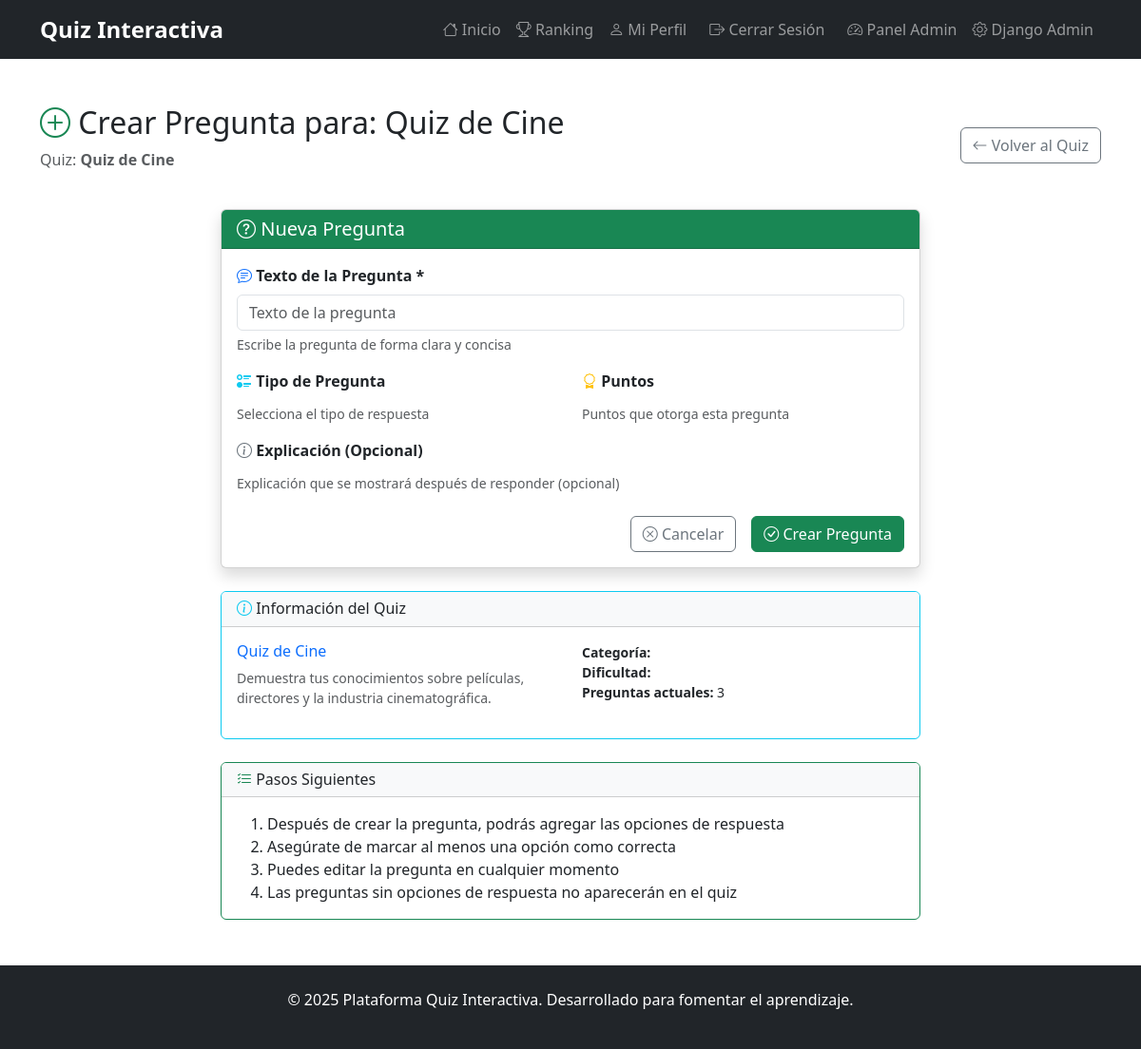
Page /admin-panel/quiz/20/pregunta/create/ (signed in) on the committed database.
### quizzes/models.py (models this page shows, shortened)
class Quiz(models.Model):
    titulo = models.CharField(max_length=200)
    descripcion = models.TextField(blank=True)
    fecha_creacion = models.DateTimeField(auto_now_add=True)
    activo = models.BooleanField(default=True)
    tiempo_limite = models.IntegerField(default=0, help_text="Tiempo en minutos (0 = sin límite)")

### quizzes/views.py (the view)
# urls.py: path('admin-panel/quiz/<int:quiz_id>/pregunta/create/', views.admin_pregunta_create, name='admin_pregunta_create'),
@user_passes_test(is_staff_user)
def admin_pregunta_create(request, quiz_id):
    quiz = get_object_or_404(Quiz, id=quiz_id)
    if request.method == 'POST':
        form = PreguntaForm(request.POST)
        if form.is_valid():
            pregunta = form.save(commit=False)
            pregunta.quiz = quiz
            pregunta.save()
            messages.success(request, 'Pregunta creada exitosamente.')
            return redirect('admin_pregunta_edit', pregunta_id=pregunta.id)
    else:
        form = PreguntaForm()
    return render(request, 'quizzes/admin/pregunta_form.html', {
        'form': form,
        'quiz': quiz,
        'title': f'Crear Pregunta para: {quiz.titulo}'
    })

### quizzes/forms.py
class PreguntaForm(forms.ModelForm):
    class Meta:
        model = Pregunta
        fields = ['texto']
        widgets = {
            'texto': forms.TextInput(attrs={'class': 'form-control', 'placeholder': 'Texto de la pregunta'}),
        }

### quizzes/views.py (called while the page is built)
def is_staff_user(user):
    return user.is_authenticated and user.is_staff

### quizzes/templates/quizzes/admin/pregunta_form.html (shortened to what this page needs)
{% extends 'base.html' %}
{% block content %}
<div class="container my-5">
    <div class="row mb-4">
        <div class="col-12">
            <div class="d-flex justify-content-between align-items-center">
                <div>
                    <h2><i class="bi bi-plus-circle text-success"></i> {{ title }}</h2>
                    <p class="text-muted">Quiz: <strong>{{ quiz.titulo }}</strong></p>
                </div>
                <div>
                    <a href="{% url 'admin_quiz_edit' quiz.id %}" class="btn btn-outline-secondary">
                        <i class="bi bi-arrow-left"></i> Volver al Quiz
                    </a>
                </div>
            </div>
        </div>
    </div>
    <div class="row justify-content-center">
        <div class="col-lg-8">
            <div class="card shadow">
                <div class="card-header bg-success text-white">
                    <h5 class="mb-0">
                        <i class="bi bi-question-circle"></i> Nueva Pregunta
                    </h5>
                </div>
                <div class="card-body">
                    <form method="post" novalidate>
                        <div class="mb-3">
                            <label for="{{ form.texto.id_for_label }}" class="form-label fw-bold">
                                <i class="bi bi-chat-text text-primary"></i> Texto de la Pregunta *
                            </label>
                            {{ form.texto }}
                            <div class="form-text">Escribe la pregunta de forma clara y concisa</div>
                        </div>
                        <div class="row">
                            <div class="col-md-6 mb-3">
                                <label for="{{ form.tipo.id_for_label }}" class="form-label fw-bold">
                                    <i class="bi bi-ui-radios text-info"></i> Tipo de Pregunta
                                </label>
                                <div class="form-text">Selecciona el tipo de respuesta</div>
                            </div>
                            <div class="col-md-6 mb-3">
                                <label for="{{ form.puntos.id_for_label }}" class="form-label fw-bold">
                                    <i class="bi bi-award text-warning"></i> Puntos
                                </label>
                                <div class="form-text">Puntos que otorga esta pregunta</div>
                            </div>
                        </div>
                        <div class="mb-4">
                            <label for="{{ form.explicacion.id_for_label }}" class="form-label fw-bold">
                                <i class="bi bi-info-circle text-secondary"></i> Explicación (Opcional)
                            </label>
                            <div class="form-text">Explicación que se mostrará después de responder (opcional)</div>
                        </div>
                        <div class="d-grid gap-2 d-md-flex justify-content-md-end">
                            <a href="{% url 'admin_quiz_edit' quiz.id %}" class="btn btn-outline-secondary me-md-2">
                                <i class="bi bi-x-circle"></i> Cancelar
                            </a>
                            <button type="submit" class="btn btn-success">
                                <i class="bi bi-check-circle"></i> Crear Pregunta
                            </button>
                        </div>
                    </form>
                </div>
            </div>
            <div class="card mt-4 border-info">
                <div class="card-header bg-light">
                    <h6 class="mb-0"><i class="bi bi-info-circle text-info"></i> Información del Quiz</h6>
                </div>
                <div class="card-body">
                    <div class="row">
                        <div class="col-md-6">
                            <h6 class="text-primary">{{ quiz.titulo }}</h6>
                            <p class="text-muted small">{{ quiz.descripcion }}</p>
                        </div>
                        <div class="col-md-6">
                            <ul class="list-unstyled small">
                                <li><strong>Categoría:</strong> {{ quiz.categoria }}</li>
                                <li><strong>Dificultad:</strong> {{ quiz.get_dificultad_display }}</li>
                                <li><strong>Preguntas actuales:</strong> {{ quiz.preguntas.count }}</li>
                            </ul>
                        </div>
                    </div>
                </div>
            </div>
            <div class="card mt-4 border-success">
                <div class="card-header bg-light">
                    <h6 class="mb-0"><i class="bi bi-list-check text-success"></i> Pasos Siguientes</h6>
                </div>
                <div class="card-body">
                    <ol class="mb-0">
                        <li>Después de crear la pregunta, podrás agregar las opciones de respuesta</li>
                        <li>Asegúrate de marcar al menos una opción como correcta</li>
                        <li>Puedes editar la pregunta en cualquier momento</li>
                        <li>Las preguntas sin opciones de respuesta no aparecerán en el quiz</li>
                    </ol>
                </div>
            </div>
        </div>
    </div>
</div>
{% endblock %}

### rows in the picture
Quiz: titulo "Quiz de Cine", descripcion "Demuestra tus conocimientos sobre películas, directores y la industria cinematográfica.", preguntas.count "3"

### other values in the picture
{{ title }} "Crear Pregunta para: Quiz de Cine"
